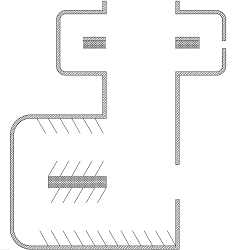
#> input picture motionplanning/imglib/AVP_planning_250p.png, 250 x 250 px; its folder holds 4 pictures in this run
$ python turn_black.py
#> lines starting #> are read from the running program, lines starting #| are printed output that depends on the picture; after the words box and inside, x2 and y2 are one past the last pixel; in counts of white or black regions, pixels touching at a corner belong together
import cv2
import numpy as np
from ipdb import set_trace as st
filename = 'AVP_planning_250p'
def blacken_nonwhite_pixels(filename):
#> called with filename = 'AVP_planning_250p'
    img = cv2.imread('{}.png'.format(filename))
#> img is the input picture: shape (250, 250, 3); mean B, G, R 246.8, 246.8, 246.8
    m = img.shape[0]
#> m = 250
    n = img.shape[1]
#> n = 250
    np_bitmap = np.zeros((m,n), dtype=bool)
    for i in range(m):
        for j in range(n):
            if any(img[i][j] != [255, 255, 255]): # if not white
                img[i][j] = [0, 0, 0]
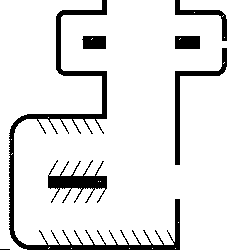
#> img: shape (250, 250, 3); 90% white; 7 black regions (1 under 20 px), largest, box (x1, y1, x2, y2) and area: (9, 0, 180, 250) 3452, (48, 160, 107, 203) 950, (175, 48, 227, 165) 798, (175, 0, 227, 41) 417, (175, 36, 200, 49) 323, (82, 36, 106, 49) 298
    cv2.imwrite('{}_blackened.png'.format(filename), img)

blacken_nonwhite_pixels(filename)
